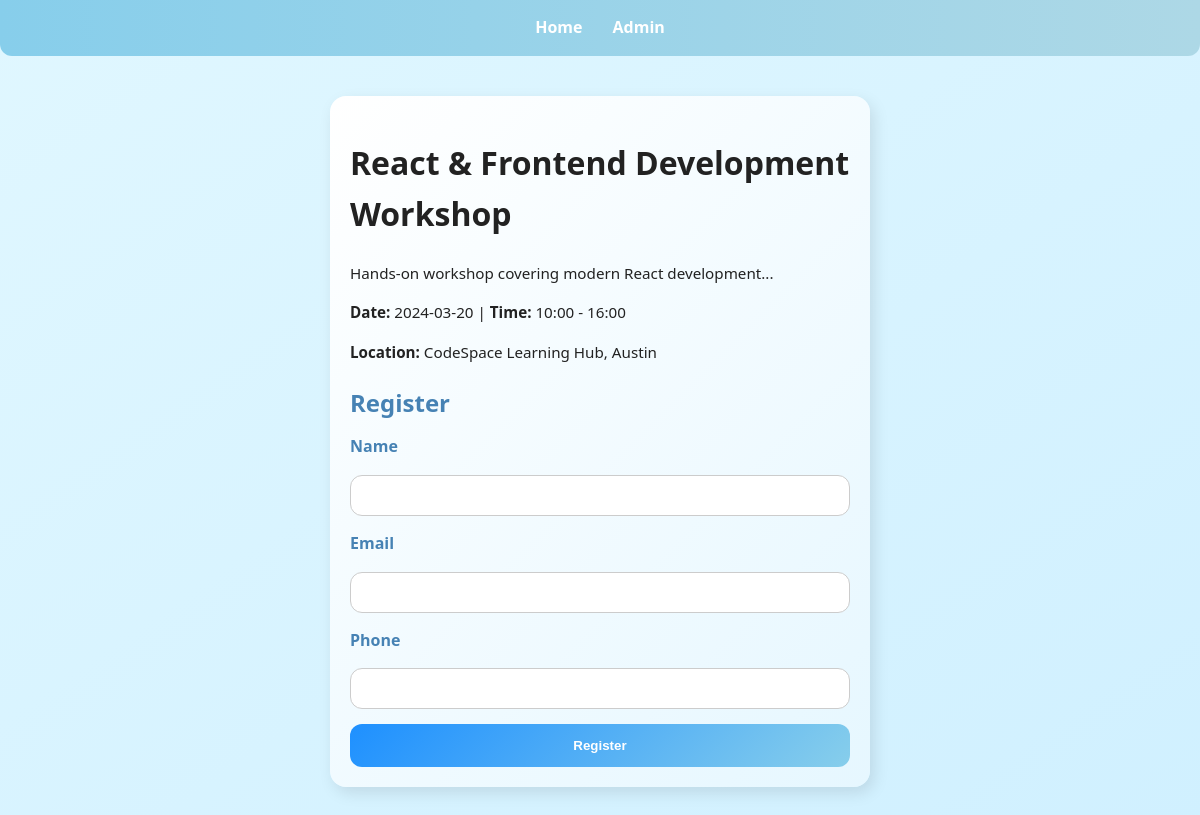
The page /event.php?id=2 on the database its author committed.
### tables this page shows
CREATE TABLE events (
    id INT AUTO_INCREMENT PRIMARY KEY,
    name VARCHAR(100) NOT NULL,
    description TEXT NOT NULL,
    max_capacity INT NOT NULL,
    date DATE NOT NULL,
    time_start TIME NOT NULL,
    time_end TIME NOT NULL,
    location VARCHAR(255) NOT NULL
);

### event.php (the view, shortened to what this page needs)
<?php
require 'db.php';
$event_id = $_GET['id'] ?? 0;
$stmt = $pdo->prepare("SELECT * FROM events WHERE id=?");
$stmt->execute([$event_id]);
$event = $stmt->fetch();
?>
<!DOCTYPE html>
<html lang="en">
<head>
<link rel="stylesheet" href="assets/css/style.css">
</head>
<body>
<div class="navbar">
  <a href="index.php">Home</a>
  <a href="admin-login.php">Admin</a>
</div>
<div class="container event-card">
    <h1><?= $event['name'] ?></h1>
    <p><?= $event['description'] ?></p>
    <p><strong>Date:</strong> <?= $event['date'] ?> | <strong>Time:</strong> <?= substr($event['time_start'],0,5) ?> - <?= substr($event['time_end'],0,5) ?></p>
    <p><strong>Location:</strong> <?= $event['location'] ?></p>
    <h2>Register</h2>
    <form id="registrationForm" action="register.php" method="post">
        <label>Name</label><input type="text" name="name" required>
        <label>Email</label><input type="email" name="email" required>
        <label>Phone</label><input type="text" name="phone" required>
        <button type="submit">Register</button>
    </form>
</div>
</body>
</html>

### assets/css/style.css (style rules this page uses)
body { font-family: "Segoe UI", Tahoma, Geneva, Verdana, sans-serif; line-height: 1.6; margin: 0; padding: 0; background: linear-gradient(to bottom right, #e0f7ff, #d0f0ff); color: #222; }
a { text-decoration: none; }
.container { max-width: 1100px; margin: 40px auto; padding: 20px; }
.navbar { display: flex; justify-content: center; gap: 30px; padding: 15px 0; background: linear-gradient(90deg, #87ceeb, #add8e6); border-radius: 0 0 12px 12px; }
.navbar a { color: #fff; font-weight: 600; font-size: 1rem; transition: 0.3s; }
.event-card { background: linear-gradient(135deg, #ffffff, #e6f7ff); border-radius: 16px; padding: 20px; width: 500px; box-shadow: 4px 6px 16px rgba(0,0,0,0.1); transition: 0.3s; }
.event-card h2 { font-size: 1.5rem; margin-bottom: 12px; color: #4682b4; }
.event-card p { margin-bottom: 10px; font-size: 0.95rem; }
form { display: flex; flex-direction: column; gap: 15px; }
form label { font-weight: 600; color: #4682b4; }
form input { padding: 12px; border-radius: 12px; border: 1px solid #ccc; outline: none; transition: 0.3s; }
form button { background: linear-gradient(135deg, #1e90ff, #87ceeb); color: #fff; border: none; padding: 14px; border-radius: 12px; font-weight: bold; cursor: pointer; }

### rows shown on the page
events: name "React & Frontend Development Workshop", description "Hands-on workshop covering modern React development...", date "2024-03-20", time_start "10:00", time_end "16:00", location "CodeSpace Learning Hub, Austin"
